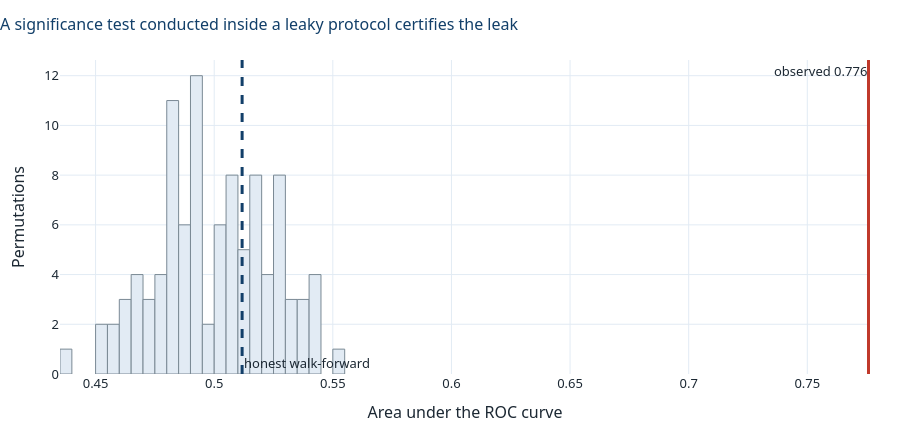

Notebook source saved alongside this figure:
### Code cell
fig = go.Figure()
fig.add_trace(go.Histogram(x=null, nbinsx=25, marker_color=C["band"],
                           marker_line=dict(color=C["grey"], width=1),
                           name="permuted labels"))
fig.add_vline(x=observed, line=dict(color=C["red"], width=3),
              annotation_text=f"observed {observed:.3f}", annotation_position="top left")
fig.add_vline(x=np.mean(results["4. Purged walk-forward"]),
              line=dict(color=C["navy"], width=3, dash="dash"),
              annotation_text="honest walk-forward", annotation_position="bottom right")
fig.update_xaxes(title="Area under the ROC curve")
fig.update_yaxes(title="Permutations")
style(fig, height=430, legend_top=False,
      title="A significance test conducted inside a leaky protocol certifies the leak")
fig.show()

### Figure 1 — Plotly figure (JSON) as saved in the notebook; plotly's stock layout.template omitted (floating-point values rounded to 4 significant figures)
{"data": [{"marker": {"color": "#E2EBF4", "line": {"color": "#7A8994", "width": 1}}, "name": "permuted labels", "nbinsx": 25, "type": "histogram", "x": [0.5428, 0.455, 0.4905, 0.5332, 0.4827, 0.4847, 0.4563, 0.4506, 0.4882, 0.5266, 0.5415, 0.5118, 0.5437, 0.4834, 0.485, 0.5214, 0.5085, 0.5054, 0.5016, 0.5151, 0.517, 0.5309, 0.5278, 0.5396, 0.4869, 0.5027, 0.5542, 0.5297, 0.522, 0.5126, 0.4949, 0.5163, 0.4823, 0.4711, 0.4939, 0.4963, 0.5311, 0.4622, 0.4691, 0.4846, 0.5057, 0.5001, 0.5151, 0.5038, 0.4832, 0.4789, 0.5018, 0.5387, 0.4745, 0.4891, 0.5149, 0.4656, 0.4793, 0.508, 0.4775, 0.5081, 0.4742, 0.5069, 0.4361, 0.4552, 0.4684, 0.517, 0.4772, 0.4626, 0.4646, 0.5437, 0.4881, 0.5257, 0.5279, 0.4808, 0.4918, 0.4983, 0.494, 0.5289, 0.519, 0.4933, 0.537, 0.5252, 0.515, 0.4821, 0.4691, 0.4883, 0.4908, 0.494, 0.5179, 0.4942, 0.5264, 0.5122, 0.5244, 0.4902, 0.5235, 0.4937, 0.4862, 0.5098, 0.4826, 0.5018, 0.5092, 0.4811, 0.5154, 0.4908]}], "layout": {"annotations": [{"showarrow": false, "text": "observed 0.776", "x": 0.7758, "xanchor": "right", "xref": "x", "y": 1, "yanchor": "top", "yref": "y domain"}, {"showarrow": false, "text": "honest walk-forward", "x": 0.5118, "xanchor": "left", "xref": "x", "y": 0, "yanchor": "bottom", "yref": "y domain"}], "colorway": ["#123F69", "#C0392B", "#2E8B6B", "#E8A33D", "#2E7EBB", "#7A8994"], "font": {"color": "#1C2833", "family": "Segoe UI, Helvetica, Arial, sans-serif", "size": 13}, "height": 430, "hoverlabel": {"font": {"size": 12}}, "margin": {"b": 50, "l": 60, "r": 30, "t": 60}, "shapes": [{"line": {"color": "#C0392B", "width": 3}, "type": "line", "x0": 0.7758, "x1": 0.7758, "xref": "x", "y0": 0, "y1": 1, "yref": "y domain"}, {"line": {"color": "#123F69", "dash": "dash", "width": 3}, "type": "line", "x0": 0.5118, "x1": 0.5118, "xref": "x", "y0": 0, "y1": 1, "yref": "y domain"}], "title": {"font": {"color": "#123F69", "size": 16}, "text": "A significance test conducted inside a leaky protocol certifies the leak", "x": 0, "xanchor": "left"}, "xaxis": {"gridcolor": "#E2EBF4", "showgrid": true, "title": {"text": "Area under the ROC curve"}, "zeroline": false}, "yaxis": {"gridcolor": "#E2EBF4", "showgrid": true, "title": {"text": "Permutations"}, "zeroline": false}}}
